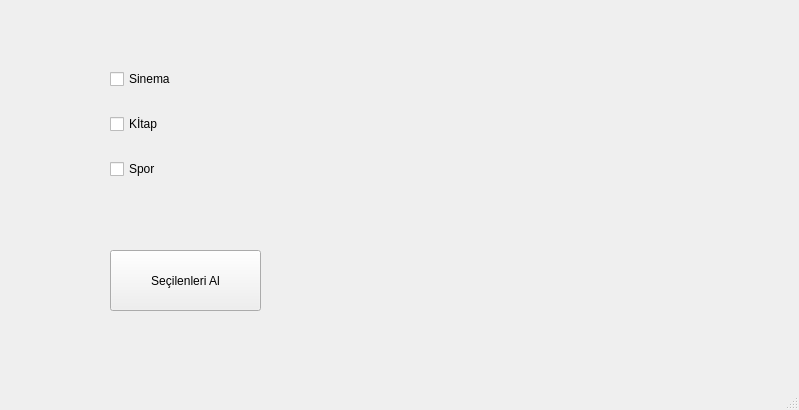
<?xml version="1.0" encoding="UTF-8"?>
<ui version="4.0">
 <class>MainWindow</class>
 <widget class="QMainWindow" name="MainWindow">
  <property name="geometry">
   <rect>
    <x>0</x>
    <y>0</y>
    <width>799</width>
    <height>410</height>
   </rect>
  </property>
  <property name="windowTitle">
   <string>MainWindow</string>
  </property>
  <widget class="QWidget" name="centralwidget">
   <widget class="QPushButton" name="btnSecilen">
    <property name="geometry">
     <rect>
      <x>110</x>
      <y>250</y>
      <width>151</width>
      <height>61</height>
     </rect>
    </property>
    <property name="text">
     <string>Seçilenleri Al</string>
    </property>
   </widget>
   <widget class="QLabel" name="lbResult">
    <property name="geometry">
     <rect>
      <x>500</x>
      <y>90</y>
      <width>181</width>
      <height>151</height>
     </rect>
    </property>
    <property name="text">
     <string/>
    </property>
   </widget>
   <widget class="QWidget" name="">
    <property name="geometry">
     <rect>
      <x>110</x>
      <y>50</y>
      <width>141</width>
      <height>151</height>
     </rect>
    </property>
    <layout class="QVBoxLayout" name="verticalLayout">
     <item>
      <widget class="QCheckBox" name="cbSinema">
       <property name="text">
        <string>Sinema</string>
       </property>
      </widget>
     </item>
     <item>
      <widget class="QCheckBox" name="sbKitap">
       <property name="text">
        <string>Kİtap</string>
       </property>
      </widget>
     </item>
     <item>
      <widget class="QCheckBox" name="cbSpor">
       <property name="text">
        <string>Spor</string>
       </property>
      </widget>
     </item>
    </layout>
   </widget>
  </widget>
  <widget class="QMenuBar" name="menubar">
   <property name="geometry">
    <rect>
     <x>0</x>
     <y>0</y>
     <width>799</width>
     <height>21</height>
    </rect>
   </property>
  </widget>
  <widget class="QStatusBar" name="statusbar"/>
 </widget>
 <resources/>
 <connections/>
</ui>
